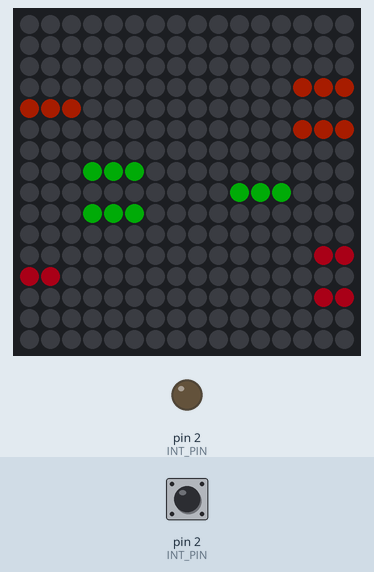
Simulated run of this sketch. Board: Arduino Uno, built with avr-gcc and run on an emulated ATmega328P. On the bench: 16×16 RGB LED matrix (first LED top left, wired row by row), output pins drawn as LEDs (lit = HIGH). Inputs (shaded band) come from the test bench; at power-on: pin 2 (INT_PIN) HIGH. Dim RGB values are drawn brighter than linear; random numbers use the default seed unless the sketch sets one.

Above: at 0.66 s.
At 1.7 s:
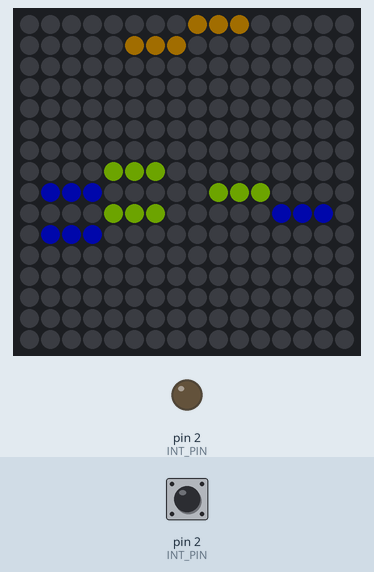
1.8 s: pin 2 (INT_PIN) pulled LOW for 0.15 s
At 1.86 s:
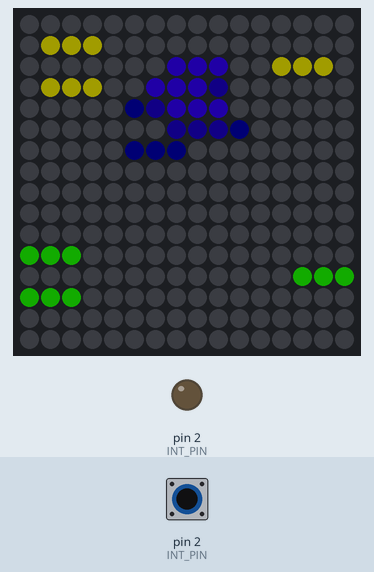
Timing chart, 0 to 4.8 s (numbered marks = the images above; inputs shaded):
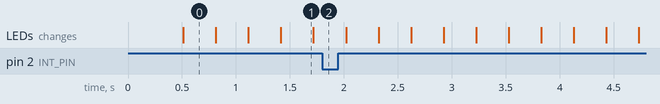

The sketch:

WS2812B_Bubble.ino
```cpp
#include <FastLED.h>
#define INT_PIN     2
#define LED_PIN     8
#define COLOR_ORDER GRB
#define CHIPSET     WS2812B
#define NUM_ROWS  16
#define NUM_COLS  16
#define NUM_LEDS  (NUM_ROWS * NUM_COLS)
#define BRIGHTNESS  50
#define SPEEDS 5
#define autoShutdown true
#define autoShutdownTime 7200000//miliseconds

CRGB leds[NUM_LEDS];
//CRGBArray<NUM_LEDS> leds;
unsigned long runtime;
struct bubble{
    int POS_X;
    int POS_Y;
    uint8_t HUE;
    bool UP;
    bool RIGHT;
    int SPEED;
    int COUNT;
  };

bubble BUBBLES[3];

void setup() {
  //Serial.begin(9600);

  LEDS.addLeds<CHIPSET, LED_PIN, COLOR_ORDER>(leds, NUM_LEDS);
  LEDS.setBrightness(BRIGHTNESS);
  randomSeed(analogRead(0));

  BUBBLES[0].POS_X = random(1,8);
  BUBBLES[0].POS_Y = random(1,8);
  BUBBLES[0].HUE = random(0,90);
  BUBBLES[0].UP = true;
  BUBBLES[0].RIGHT = true;
  BUBBLES[0].SPEED = 6;
  BUBBLES[0].COUNT = 0;

  BUBBLES[1].POS_X = random(8,15);
  BUBBLES[1].POS_Y = random(8,15);
  BUBBLES[1].HUE = random(100,180);
  BUBBLES[1].UP = false;
  BUBBLES[1].RIGHT = true;
  BUBBLES[1].SPEED = 5;
  BUBBLES[1].COUNT = 0;

  BUBBLES[2].POS_X = random(15);
  BUBBLES[2].POS_Y = random(8,15);
  BUBBLES[2].HUE = random(190,255);
  BUBBLES[2].UP = true;
  BUBBLES[2].RIGHT = true;
  BUBBLES[2].SPEED = 7;
  BUBBLES[2].COUNT = 0;

  //Serial.print("-");
  delay(500);
  setInterrupt();
}

void loop() {
  RunBubble();

  runtime = millis();
  if(autoShutdown && runtime > autoShutdownTime){
    shuttingDown();
  }

}

void setInterrupt(){
  pinMode(INT_PIN, INPUT_PULLUP);
  attachInterrupt(digitalPinToInterrupt(INT_PIN), shuttingDown, FALLING);
}

void shuttingDown(){
  detachInterrupt(digitalPinToInterrupt(INT_PIN));
  pinMode(INT_PIN, OUTPUT);
  digitalWrite(INT_PIN, LOW);
}

void RunBubble(){
  for(int i=0; i<3;i++){
    if(BUBBLES[i].COUNT >= BUBBLES[i].SPEED){
      if(BUBBLES[i].UP && BUBBLES[i].POS_Y >= 0){
        BUBBLES[i].POS_Y--;
        if(BUBBLES[i].POS_Y == 0){
          if(BUBBLES[i].RIGHT){BUBBLES[i].POS_X++;}else{BUBBLES[i].POS_X--;}
        }
      }else{
        BUBBLES[i].POS_Y == 0;
        BUBBLES[i].UP = false;
      }
      if(!BUBBLES[i].UP && BUBBLES[i].POS_Y <= (NUM_ROWS -1)){
        BUBBLES[i].POS_Y++;
        if(BUBBLES[i].POS_Y == (NUM_ROWS -1)){
          if(BUBBLES[i].RIGHT){BUBBLES[i].POS_X++;}else{BUBBLES[i].POS_X--;}
        }
      }else{
        BUBBLES[i].POS_Y == (NUM_ROWS -1);
        BUBBLES[i].UP=true;
      }
      if(BUBBLES[i].RIGHT && BUBBLES[i].POS_X >= 0){
        BUBBLES[i].POS_X--;
      }else{
        BUBBLES[i].RIGHT=false;
      }
      if(!BUBBLES[i].RIGHT && BUBBLES[i].POS_X <= (NUM_COLS - 1)){
        BUBBLES[i].POS_X++;
      }else{
        BUBBLES[i].RIGHT=true;
      }
    }

    BUBBLES[i].HUE++;
    Set_LED_Hue(BUBBLES[i].HUE, BUBBLES[i].POS_X, BUBBLES[i].POS_Y);
    Set_LED_Hue(BUBBLES[i].HUE, BUBBLES[i].POS_X-1, BUBBLES[i].POS_Y-1);
    Set_LED_Hue(BUBBLES[i].HUE, BUBBLES[i].POS_X-1, BUBBLES[i].POS_Y);
    Set_LED_Hue(BUBBLES[i].HUE, BUBBLES[i].POS_X-1, BUBBLES[i].POS_Y+1);
    Set_LED_Hue(BUBBLES[i].HUE, BUBBLES[i].POS_X, BUBBLES[i].POS_Y-1);
    Set_LED_Hue(BUBBLES[i].HUE, BUBBLES[i].POS_X, BUBBLES[i].POS_Y+1);
    Set_LED_Hue(BUBBLES[i].HUE, BUBBLES[i].POS_X+1, BUBBLES[i].POS_Y-1);
    Set_LED_Hue(BUBBLES[i].HUE, BUBBLES[i].POS_X+1, BUBBLES[i].POS_Y);
    Set_LED_Hue(BUBBLES[i].HUE, BUBBLES[i].POS_X+1, BUBBLES[i].POS_Y+1);
  }
  LEDS.show();

  delay(SPEEDS);

  for(int i=0; i<3;i++){
    if(BUBBLES[i].COUNT++ > BUBBLES[i].SPEED){BUBBLES[i].COUNT=0;}
  }

  fadeall();
}

void fadeall() {
  for(int i = 0; i < NUM_LEDS; i++) {
    leds[i].nscale8(50);
  }
}

void Set_LED_Hue(uint8_t _hue, int _posX, int _posY){
  if(_posX >= 0 && _posX < NUM_COLS && _posY >=0 && _posY < NUM_ROWS){
    int numLED = Get_Led_Num(_posX, _posY);
    leds[numLED] = CHSV(_hue, 255,255);
  }
}


int Get_Led_Num(int posX, int posY){
  int NumLedPos = 0;
  if(posY >= NUM_ROWS){
    posY = 0;
  }
  if(posX >= NUM_COLS){
    posX = 0;
  }

  if(posY & 0x01){
    NumLedPos = (posY * NUM_COLS) + (NUM_COLS - posX - 1);
  }else{
    NumLedPos = (posY * NUM_COLS) + posX;
  }

  return NumLedPos;
}
```
